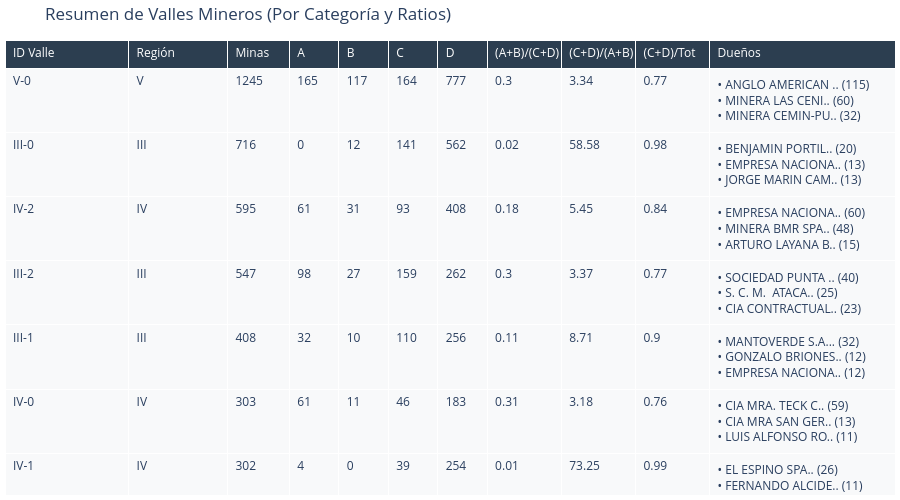

The notebook cell this image was saved under:
### Code cell
import os
import pandas as pd
import plotly.graph_objects as go
import plotly.express as px

# --- CORRECCIÓN DE LA RUTA ---
BASE_DIR = r"../../02_Clustering/outputs"

#BASE_DIR = r"C:\Users\artur\OneDrive\Documents\TrabajoTesis\FinalResultsFolder\ProcessedCluster"
INPUT_FILE = os.path.join(BASE_DIR, "metricas_dbcv_regional.csv")

print(f"📊 LEYENDO: {INPUT_FILE}")

if os.path.exists(INPUT_FILE):
    df_final = pd.read_csv(INPUT_FILE)
    
    # --- ASEGURAR NUMÉRICOS PARA PLOTLY ---
    for col in ['Latitud', 'Longitud']:
        if df_final[col].dtype == object:
            df_final[col] = pd.to_numeric(df_final[col].astype(str).str.replace(',', '.'), errors='coerce')
            
    df_final = df_final.dropna(subset=['Latitud', 'Longitud'])
    print(f"✅ Cargadas {len(df_final)} minas válidas.")
else:
    print(f"❌ ERROR: No se encuentra el archivo en la ruta especificada.")
    print(f"   Ruta buscada: {INPUT_FILE}")
    print(f"\n💡 SOLUCIÓN: Actualiza BASE_DIR a la ubicación correcta del archivo:")
    print(f"   BASE_DIR = r'../../02_Clustering/outputs'")
    raise FileNotFoundError(f"No se encuentra el archivo: {INPUT_FILE}")

# ------------------------------
# 2. TABLA DE ESTADÍSTICAS
# ------------------------------
stats = []
valid_df = df_final[~df_final['Cluster_ID'].str.contains('Ruido', na=False, case=False)].copy()

for cid in valid_df['Cluster_ID'].unique():
    sub = valid_df[valid_df['Cluster_ID'] == cid]
    
    # --- CONTAR CATEGORÍAS ---
    cats = sub['CategoriaFaena'].value_counts()
    
    c_a = cats.get('CATEGORIA A', 0)
    c_b = cats.get('CATEGORIA B', 0)
    c_c = cats.get('CATEGORIA C', 0)
    c_d = cats.get('CATEGORIA D', 0)
    
    # --- CÁLCULO DE RATIOS ---
    ab = c_a + c_b
    cd = c_c + c_d
    total_abcd = ab + cd
    
    # Ratio 1: (A+B) / (C+D)
    if cd > 0:
        ratio_1 = round(ab / cd, 2)
    else:
        ratio_1 = "Inf" # O usar 0 o "-" si prefieres
        
    # Ratio 2: (C+D) / (A+B)
    if ab > 0:
        ratio_2 = round(cd / ab, 2)
    else:
        ratio_2 = "Inf"

    # Ratio 3: (C+D) / (A+B+C+D)
    if total_abcd > 0:
        ratio_3 = round(cd / total_abcd, 2)
    else:
        ratio_3 = 0

    # Empresas principales
    empresa_counts = sub['NombreEmpresa'].value_counts().head(3)
    empresas_txt = "<br>".join([f"• {e[:15]}.. ({c})" for e, c in empresa_counts.items()])
    
    stats.append({
        'Valle': cid, 
        # 'Nivel': Eliminado (Tier)
        'Región': ", ".join(sub['Region_Norm'].dropna().unique())[:20],       
        'Total': len(sub),
        'Cat A': c_a,
        'Cat B': c_b,
        'Cat C': c_c,
        'Cat D': c_d,
        '(A+B)/(C+D)': ratio_1,
        '(C+D)/(A+B)': ratio_2,
        '(C+D)/Tot': ratio_3,
        'Empresas': empresas_txt
    })

df_stats = pd.DataFrame(stats).sort_values('Total', ascending=False)

if not df_stats.empty:
    # --- TABLA ---
    # Definimos las columnas y sus anchos
    # Valle, Región, Total, A, B, C, D, R1, R2, R3, Empresas
    col_widths = [100, 80, 50, 40, 40, 40, 40, 60, 60, 60, 150]
    headers = ['ID Valle', 'Región', 'Minas', 'A', 'B', 'C', 'D', 
               '(A+B)/(C+D)', '(C+D)/(A+B)', '(C+D)/Tot', 'Dueños']
    
    # Extraemos los valores en orden
    cell_values = [
        df_stats['Valle'], 
        df_stats['Región'], 
        df_stats['Total'],
        df_stats['Cat A'], 
        df_stats['Cat B'], 
        df_stats['Cat C'], 
        df_stats['Cat D'],
        df_stats['(A+B)/(C+D)'],
        df_stats['(C+D)/(A+B)'],
        df_stats['(C+D)/Tot'],
        df_stats['Empresas']
    ]

    fig_table = go.Figure(data=[go.Table(
        columnwidth=col_widths,
        header=dict(values=headers,
                    fill_color='#2c3e50', font=dict(color='white'), align='left'),
        cells=dict(values=cell_values,
                   fill_color='#f8f9fa', align='left')
    )])
    fig_table.update_layout(title="Resumen de Valles Mineros (Por Categoría y Ratios)", 
                            height=500, margin=dict(l=5,r=5,t=40,b=5))
    fig_table.show()

    # --- MAPA ---
    # Eliminamos 'Tier' de hover_data si existía
    hover_cols = ["NombreEmpresa"]

    
    fig_map = px.scatter_mapbox(
        valid_df,
        lat="Latitud",
        lon="Longitud",
        color="Cluster_ID",
        hover_name="NombreFaena",
        hover_data=hover_cols, # Se quitó 'Tier'
        zoom=4,
        height=800,
        title="Distribución Geográfica de Valles Mineros Detectados",
        mapbox_style="open-street-map"
    )
    
    fig_map.update_traces(marker=dict(size=6, opacity=0.8)) 
    
    fig_map.show()
else:
    print("⚠️ No se encontraron clusters válidos para visualizar.")

### Figure 1 — Plotly figure (JSON) as saved in the notebook; plotly's stock layout.template omitted (floating-point values rounded to 4 significant figures; data arrays with more than 128 entries replaced by an {"elided": "..."} marker saying what was removed)
{"data": [{"cells": {"align": "left", "fill": {"color": "#f8f9fa"}, "values": {"elided": "11x22 mixed values"}}, "columnwidth": [100, 80, 50, 40, 40, 40, 40, 60, 60, 60, 150], "header": {"align": "left", "fill": {"color": "#2c3e50"}, "font": {"color": "white"}, "values": ["ID Valle", "Región", "Minas", "A", "B", "C", "D", "(A+B)/(C+D)", "(C+D)/(A+B)", "(C+D)/Tot", "Dueños"]}, "type": "table"}], "layout": {"height": 500, "margin": {"b": 5, "l": 5, "r": 5, "t": 40}, "title": {"text": "Resumen de Valles Mineros (Por Categoría y Ratios)"}}}
